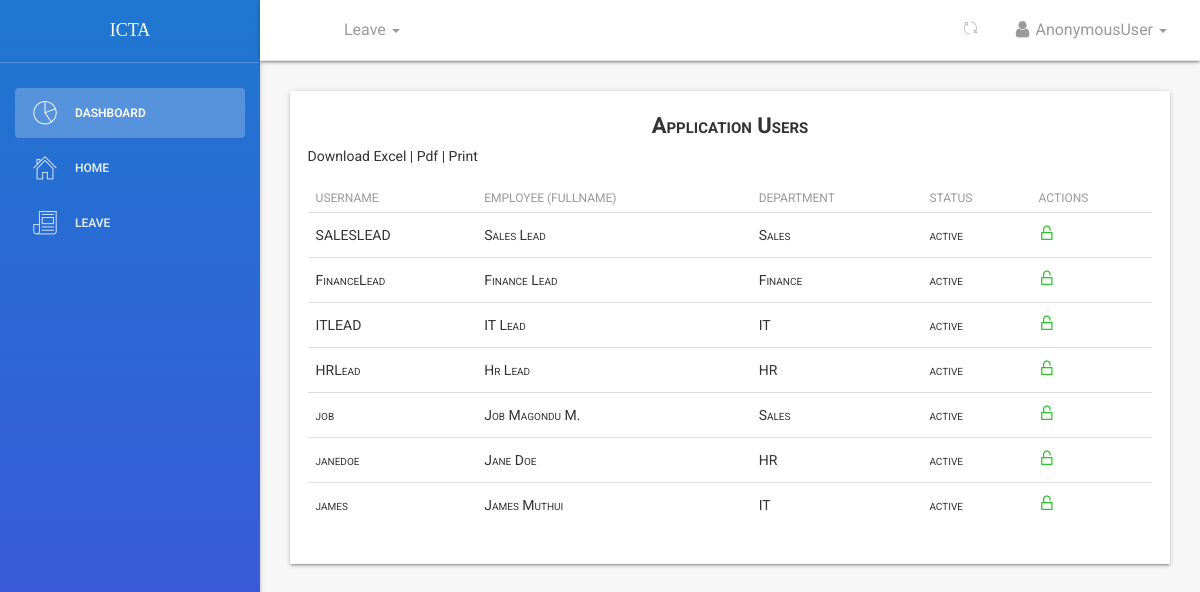
Page /users/users/all on the committed database.
### employee/models.py (models this page shows, shortened)
class Employee(models.Model):
    MALE = 'male'
    FEMALE = 'female'
    OTHER = 'other'
    NOT_KNOWN = 'Not Known'
    GENDER = (
    (MALE,'Male'),
    (FEMALE,'Female'),
    (OTHER,'Other'),
    (NOT_KNOWN,'Not Known'),
    )
    MR = 'Mr'
    MRS = 'Mrs'
    MSS = 'Mss'
    DR = 'Dr'
    SIR = 'Sir'
    MADAM = 'Madam'
    TITLE = (
    (MR,'Mr'),
    (MRS,'Mrs'),
    (MSS,'Mss'),
    (DR,'Dr'),
    (SIR,'Sir'),
    (MADAM,'Madam'),
    )
    FULL_TIME = 'Full-Time'
    PART_TIME = 'Part-Time'
    CONTRACT = 'Contract'
    INTERN = 'Intern'
    EMPLOYEETYPE = (
    (FULL_TIME,'Full-Time'),
    (PART_TIME,'Part-Time'),
    (CONTRACT,'Contract'),
    (INTERN,'Intern'),
    )
    user = models.ForeignKey(User,on_delete=models.CASCADE,default=1)
    image = models.FileField(_('Profile Image'),upload_to='profiles',default='default.png',blank=True,null=True,help_text='upload image size less than 2.0MB')#work on path username-date/image
    firstname = models.CharField(_('Firstname'),max_length=125,null=False,blank=False)
    lastname = models.CharField(_('Lastname'),max_length=125,null=False,blank=False)
    othername = models.CharField(_('Othername (optional)'),max_length=125,null=True,blank=True)
    birthday = models.DateField(_('Birthday'),blank=False,null=False)
    department =  models.ForeignKey(Department,verbose_name =_('Department'),on_delete=models.SET_NULL,null=True,default=None)
    role =  models.ForeignKey(Role,verbose_name =_('Role'),on_delete=models.SET_NULL,null=True,default=None)
    startdate = models.DateField(_('Employement Date'),help_text='date of employement',blank=False,null=True)
    employeetype = models.CharField(_('Employee Type'),max_length=15,default=FULL_TIME,choices=EMPLOYEETYPE,blank=False,null=True)
    employeeid = models.CharField(_('Employee ID Number'),max_length=10,null=True,blank=True)
    dateissued = models.DateField(_('Date Issued'),help_text='date staff id was issued',blank=False,null=True)
    is_blocked = models.BooleanField(_('Is Blocked'),help_text='button to toggle employee block and unblock',default=False)
    is_deleted = models.BooleanField(_('Is Deleted'),help_text='button to toggle employee deleted and undelete',default=False)
    created = models.DateTimeField(verbose_name=_('Created'),auto_now_add=True,null=True)
    updated = models.DateTimeField(verbose_name=_('Updated'),auto_now=True,null=True)
    objects = EmployeeManager()
    class Meta:
        verbose_name = _('Employee')
        verbose_name_plural = _('Employees')
        ordering = ['-created']
    @property
    def get_full_name(self):
        fullname = ''
        firstname = self.firstname
        lastname = self.lastname
        othername = self.othername
        if (firstname and lastname) or othername is None:
            fullname = firstname +' '+ lastname
            return fullname
        elif othername:
            fullname = firstname + ' '+ lastname +' '+othername
            return fullname
        return

class Department(models.Model):
    name = models.CharField(max_length=125)
    description = models.CharField(max_length=125,null=True,blank=True)
    department_head= models.ForeignKey(User,on_delete=models.SET_NULL,null=True,blank=True)
    created = models.DateTimeField(verbose_name=_('Created'),auto_now_add=True)
    updated = models.DateTimeField(verbose_name=_('Updated'),auto_now=True)
    class Meta:
        verbose_name = _('Department')
        verbose_name_plural = _('Departments')
        ordering = ['name','created']
    def __str__(self):
        return self.name

### users/views.py (the view)
# urls.py: path('users/all',views.users_list,name='users'),
def users_list(request):
	employees = Employee.objects.all()
	return render(request,'users/users_table.html',{'employees':employees,'title':'Users List'})

### employee/managers.py (called while the page is built)
    def get_queryset(self):
        return super().get_queryset().filter(is_deleted=False)

### templates/users/users_table.html (shortened to what this page needs)
{% extends '_layout.html' %}
 {% block navheader %}
 	{% include 'includes/navheader_employee_app.html' %}
 {% endblock %}
 {% block content %}
        <section class="content">
            <section class="container-fluid">
                	<div class="table-shadow">
                		<div class="text-center table-description">
                			<h4 class="title-h3">Application Users</h4>
                		</div>
                		<div class="container-fluid">
                			<div class="row">
                			 	<div class="download-print-action">
                			  		Download Excel | Pdf | Print
                				</div>
                			</div>
                		</div>
                		<table class="table">
							  <thead>
							    <tr>
							      <th scope="col">Username</th>
							      <th scope="col">Employee (fullname) </th>
							      <th scope="col">Department</th>
							      <th scope="col">Status</th>
							      <th scope="col">Actions</th>
							    </tr>
							  </thead>
							  <tbody>
							  	{% for emp in employees %}
							  	<tr>
								      <td>{{emp.user.username}}</td>
								      <td>{{ emp.get_full_name }}</td>
								      <td>{{ emp.department }}</td>
								      {% if emp.user.is_active %}
								      <td>active</td>
								      {% else %}
								      <td>inactive</td>
								      {% endif %}
								      {%  if emp.user.is_active and emp.user.is_superuser %}
								      <td style="font-style:italic;">(admin)</td>
								      {% elif emp.user.is_active %}
								      <td><a href="{% url 'users:userblock' emp.user.id %}" title="block user"><i class="pe-7s-unlock"></i></a></td>
								      {% else %}
								      <td><a href="{% url 'users:userunblock' emp.user.id %}" title="unblock user"><i class="pe-7s-lock"></i></a></td>
								      {% endif %}
							  </tr>
							   {% endfor %}
							  </tbody>
						</table>
					</div>
            </section>
        </section>
 {% endblock %}

### rows in the picture
Employee: user.username "SALESLEAD", get_full_name "Sales Lead", department "Sales", shows "active"
Employee: user.username "FinanceLead", get_full_name "Finance Lead", department "Finance", shows "active"
Employee: user.username "ITLEAD", get_full_name "IT Lead", department "IT", shows "active"
Employee: user.username "HRLead", get_full_name "Hr Lead", department "HR", shows "active"
Employee: user.username "job", get_full_name "Job Magondu M.", department "Sales", shows "active"
Employee: user.username "janedoe", get_full_name "Jane Doe", department "HR", shows "active"
Employee: user.username "james", get_full_name "James Muthui", department "IT", shows "active"

### other values in the picture
{{ request.user }} "AnonymousUser"
